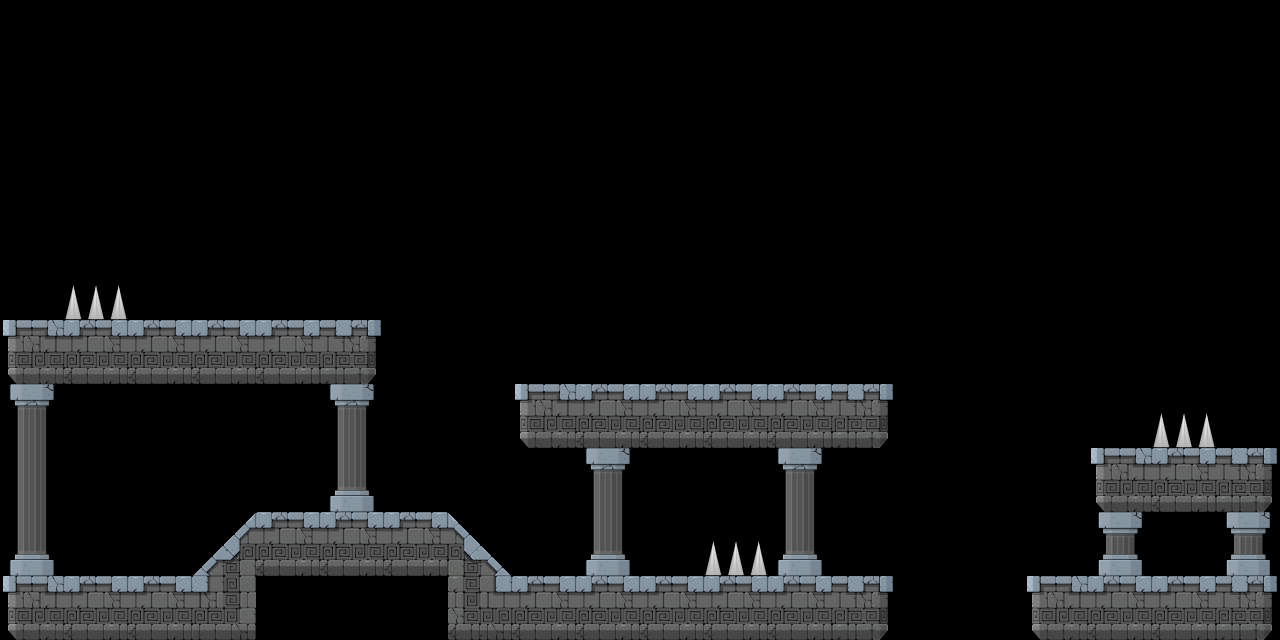

This is a level from a 2D game, rendered from its Tiled map with the project's own tilesets. A one-line summary and the map file follow, with tile-layer data summarised:
An orthogonal 20x10 tile map with 64x64 px tiles, 2 tile layers (Collisions, Tile Layer 2).

<map version="1.0" orientation="orthogonal" renderorder="right-down" width="20" height="10" tilewidth="64" tileheight="64" nextobjectid="1">
 <tileset firstgid="1" name="Tileset" tilewidth="64" tileheight="64" tilecount="72" columns="8">
  <image source="Tileset.png" width="512" height="576" />
 </tileset>
 <layer name="Collisions" width="20" height="10">
  <data>[200 cells, 62 non-empty, 14 distinct tile ids]</data>
 </layer>
 <layer name="Tile Layer 2" width="20" height="10">
  <data>[200 cells, 22 non-empty, 6 distinct tile ids]</data>
 </layer>
</map>
